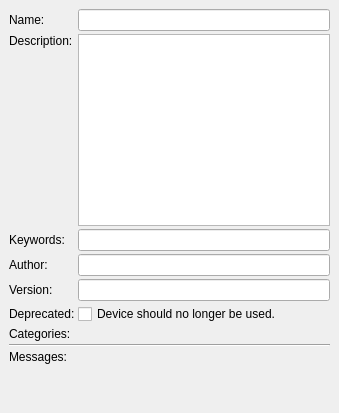
<?xml version="1.0" encoding="UTF-8"?>
<ui version="4.0">
 <class>librepcb::editor::DeviceMetadataDock</class>
 <widget class="QDockWidget" name="librepcb::editor::DeviceMetadataDock">
  <property name="geometry">
   <rect>
    <x>0</x>
    <y>0</y>
    <width>339</width>
    <height>413</height>
   </rect>
  </property>
  <property name="maximumSize">
   <size>
    <width>600</width>
    <height>524287</height>
   </size>
  </property>
  <property name="features">
   <set>QDockWidget::DockWidgetMovable</set>
  </property>
  <property name="allowedAreas">
   <set>Qt::LeftDockWidgetArea|Qt::RightDockWidgetArea</set>
  </property>
  <property name="windowTitle">
   <string>Metadata</string>
  </property>
  <widget class="QWidget" name="dockWidgetContents">
   <layout class="QFormLayout" name="formLayout">
    <property name="horizontalSpacing">
     <number>3</number>
    </property>
    <property name="verticalSpacing">
     <number>3</number>
    </property>
    <item row="0" column="0">
     <widget class="QLabel" name="label_4">
      <property name="text">
       <string>Name:</string>
      </property>
     </widget>
    </item>
    <item row="0" column="1">
     <widget class="QLineEdit" name="edtName">
      <property name="maxLength">
       <number>50</number>
      </property>
     </widget>
    </item>
    <item row="1" column="0">
     <widget class="QLabel" name="label_5">
      <property name="text">
       <string>Description:</string>
      </property>
      <property name="alignment">
       <set>Qt::AlignLeading|Qt::AlignLeft|Qt::AlignTop</set>
      </property>
     </widget>
    </item>
    <item row="1" column="1">
     <widget class="librepcb::editor::PlainTextEdit" name="edtDescription">
      <property name="tabChangesFocus">
       <bool>true</bool>
      </property>
     </widget>
    </item>
    <item row="2" column="0">
     <widget class="QLabel" name="label_6">
      <property name="text">
       <string>Keywords:</string>
      </property>
     </widget>
    </item>
    <item row="2" column="1">
     <widget class="QLineEdit" name="edtKeywords">
      <property name="maxLength">
       <number>100</number>
      </property>
     </widget>
    </item>
    <item row="3" column="0">
     <widget class="QLabel" name="label_7">
      <property name="text">
       <string>Author:</string>
      </property>
     </widget>
    </item>
    <item row="3" column="1">
     <widget class="QLineEdit" name="edtAuthor">
      <property name="maxLength">
       <number>100</number>
      </property>
     </widget>
    </item>
    <item row="4" column="0">
     <widget class="QLabel" name="label_8">
      <property name="text">
       <string>Version:</string>
      </property>
     </widget>
    </item>
    <item row="4" column="1">
     <widget class="QLineEdit" name="edtVersion">
      <property name="maxLength">
       <number>100</number>
      </property>
     </widget>
    </item>
    <item row="5" column="0">
     <widget class="QLabel" name="label_10">
      <property name="text">
       <string>Deprecated:</string>
      </property>
     </widget>
    </item>
    <item row="5" column="1">
     <widget class="QCheckBox" name="cbxDeprecated">
      <property name="text">
       <string>Device should no longer be used.</string>
      </property>
     </widget>
    </item>
    <item row="6" column="0">
     <widget class="QLabel" name="lblCategories">
      <property name="text">
       <string>Categories:</string>
      </property>
      <property name="alignment">
       <set>Qt::AlignLeading|Qt::AlignLeft|Qt::AlignTop</set>
      </property>
     </widget>
    </item>
    <item row="7" column="0" colspan="2">
     <widget class="Line" name="line_2">
      <property name="orientation">
       <enum>Qt::Horizontal</enum>
      </property>
     </widget>
    </item>
    <item row="8" column="0">
     <widget class="QLabel" name="label">
      <property name="text">
       <string>Messages:</string>
      </property>
      <property name="alignment">
       <set>Qt::AlignLeading|Qt::AlignLeft|Qt::AlignTop</set>
      </property>
     </widget>
    </item>
    <item row="8" column="1">
     <widget class="librepcb::editor::RuleCheckListWidget" name="lstMessages" native="true">
      <property name="sizePolicy">
       <sizepolicy hsizetype="Preferred" vsizetype="Expanding">
        <horstretch>0</horstretch>
        <verstretch>1</verstretch>
       </sizepolicy>
      </property>
     </widget>
    </item>
   </layout>
  </widget>
 </widget>
 <customwidgets>
  <customwidget>
   <class>librepcb::editor::PlainTextEdit</class>
   <extends>QPlainTextEdit</extends>
   <header location="global">librepcb/editor/widgets/plaintextedit.h</header>
  </customwidget>
  <customwidget>
   <class>librepcb::editor::RuleCheckListWidget</class>
   <extends>QWidget</extends>
   <header location="global">librepcb/editor/widgets/rulechecklistwidget.h</header>
   <container>1</container>
  </customwidget>
 </customwidgets>
 <resources/>
 <connections/>
</ui>
